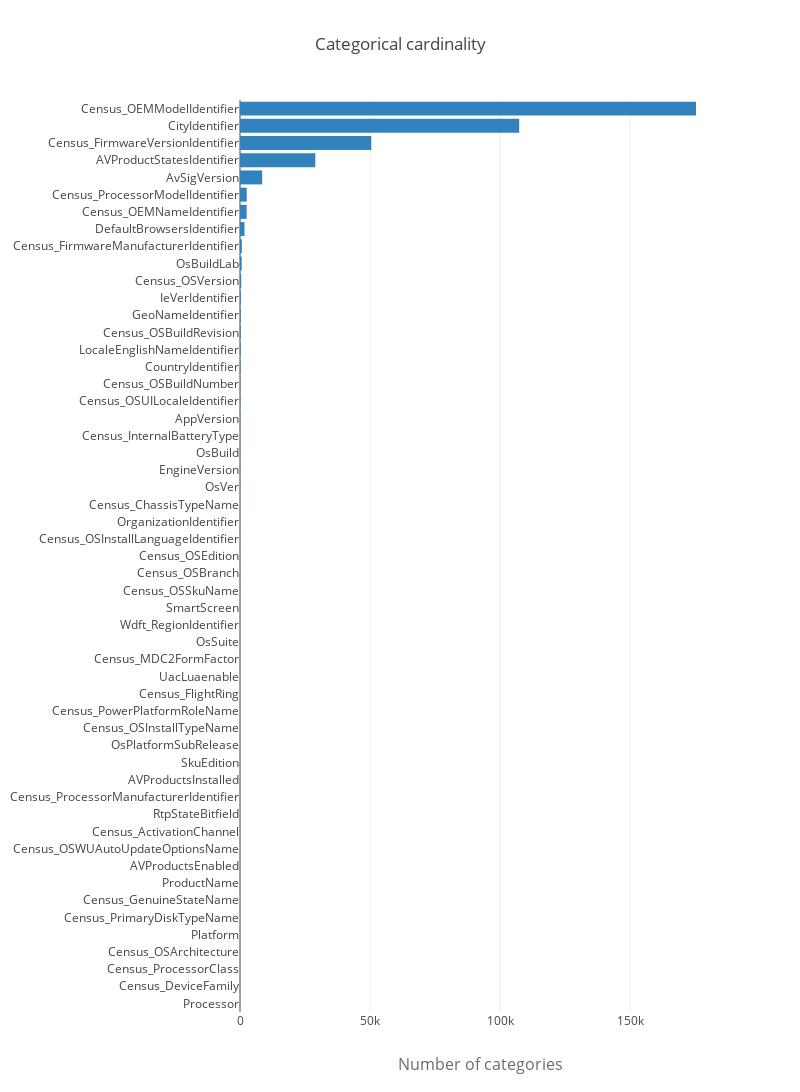

Source (notebook cell):
### Markdown cell above
Most of the current variables are categories and we need to choose a method to treat them. **Depending on the cardinality of each variable**, we can opt for** one-hot-encoding, frequency or target encoding**. In the particular case of Light-GBM, we can also use the **built-in LGBM treatment of categoricals**:

### Code cell
cardinality = []
for c in categorical_columns:
    if c == 'MachineIdentifier': continue
    cardinality.append([c, train[c].nunique()])
cardinality.sort(key = lambda x:x[1], reverse=False)

trace = go.Bar(y=[x[0] for x in cardinality],
               x=[x[1] for x in cardinality],
               orientation='h', marker=dict(color='rgb(49,130,189)'), name='train')

layout = go.Layout(
    title='Categorical cardinality', height=1600, width=800,
    xaxis=dict(
        title='Number of categories',
        titlefont=dict(size=16, color='rgb(107, 107, 107)'),
        domain=[0.25, 1]
    ),
    barmode='group',
    bargap=0.1,
    bargroupgap=0.1
)

fig = go.Figure(data=[trace], layout=layout)
iplot(fig)

### Figure 1 — Plotly figure (JSON) as saved in the notebook; plotly's stock layout.template omitted (floating-point values rounded to 4 significant figures)
{"data": [{"marker": {"color": "rgb(49,130,189)"}, "name": "train", "orientation": "h", "type": "bar", "uid": "f8b2547b-0a1f-4b04-bad7-6431edada060", "x": [3, 3, 3, 3, 4, 4, 5, 6, 6, 6, 6, 7, 7, 8, 8, 9, 9, 10, 10, 11, 13, 14, 15, 21, 30, 32, 33, 39, 49, 52, 58, 70, 76, 78, 110, 147, 165, 222, 252, 285, 292, 303, 469, 663, 712, 1730, 2564, 2583, 8531, 28970, 50494, 107366, 175365], "y": ["Processor", "Census_DeviceFamily", "Census_ProcessorClass", "Census_OSArchitecture", "Platform", "Census_PrimaryDiskTypeName", "Census_GenuineStateName", "ProductName", "AVProductsEnabled", "Census_OSWUAutoUpdateOptionsName", "Census_ActivationChannel", "RtpStateBitfield", "Census_ProcessorManufacturerIdentifier", "AVProductsInstalled", "SkuEdition", "OsPlatformSubRelease", "Census_OSInstallTypeName", "Census_PowerPlatformRoleName", "Census_FlightRing", "UacLuaenable", "Census_MDC2FormFactor", "OsSuite", "Wdft_RegionIdentifier", "SmartScreen", "Census_OSSkuName", "Census_OSBranch", "Census_OSEdition", "Census_OSInstallLanguageIdentifier", "OrganizationIdentifier", "Census_ChassisTypeName", "OsVer", "EngineVersion", "OsBuild", "Census_InternalBatteryType", "AppVersion", "Census_OSUILocaleIdentifier", "Census_OSBuildNumber", "CountryIdentifier", "LocaleEnglishNameIdentifier", "Census_OSBuildRevision", "GeoNameIdentifier", "IeVerIdentifier", "Census_OSVersion", "OsBuildLab", "Census_FirmwareManufacturerIdentifier", "DefaultBrowsersIdentifier", "Census_OEMNameIdentifier", "Census_ProcessorModelIdentifier", "AvSigVersion", "AVProductStatesIdentifier", "Census_FirmwareVersionIdentifier", "CityIdentifier", "Census_OEMModelIdentifier"]}], "layout": {"bargap": 0.1, "bargroupgap": 0.1, "barmode": "group", "height": 1600, "title": "Categorical cardinality", "width": 800, "xaxis": {"domain": [0.25, 1], "title": "Number of categories", "titlefont": {"color": "rgb(107, 107, 107)", "size": 16}}}}
